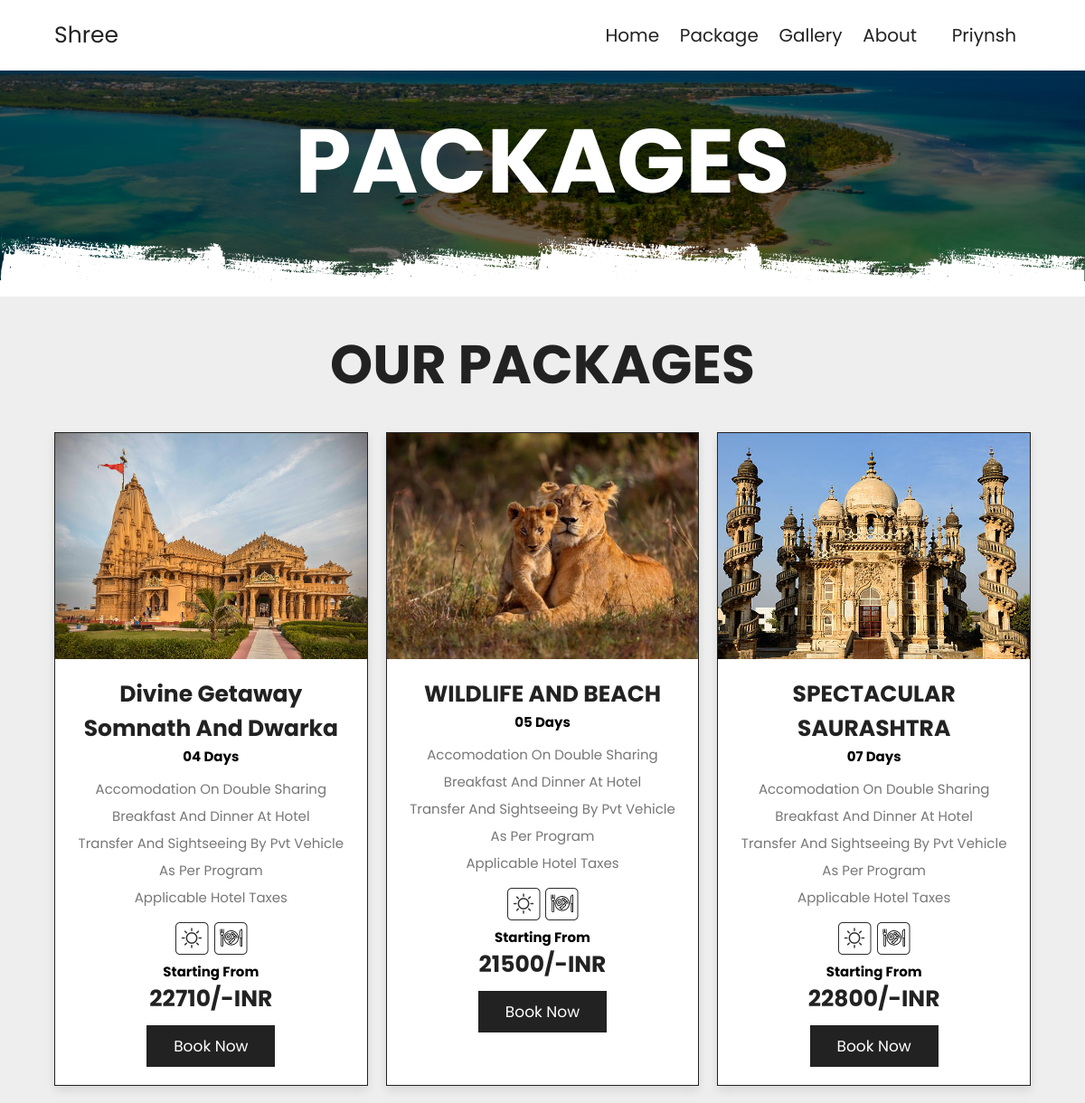
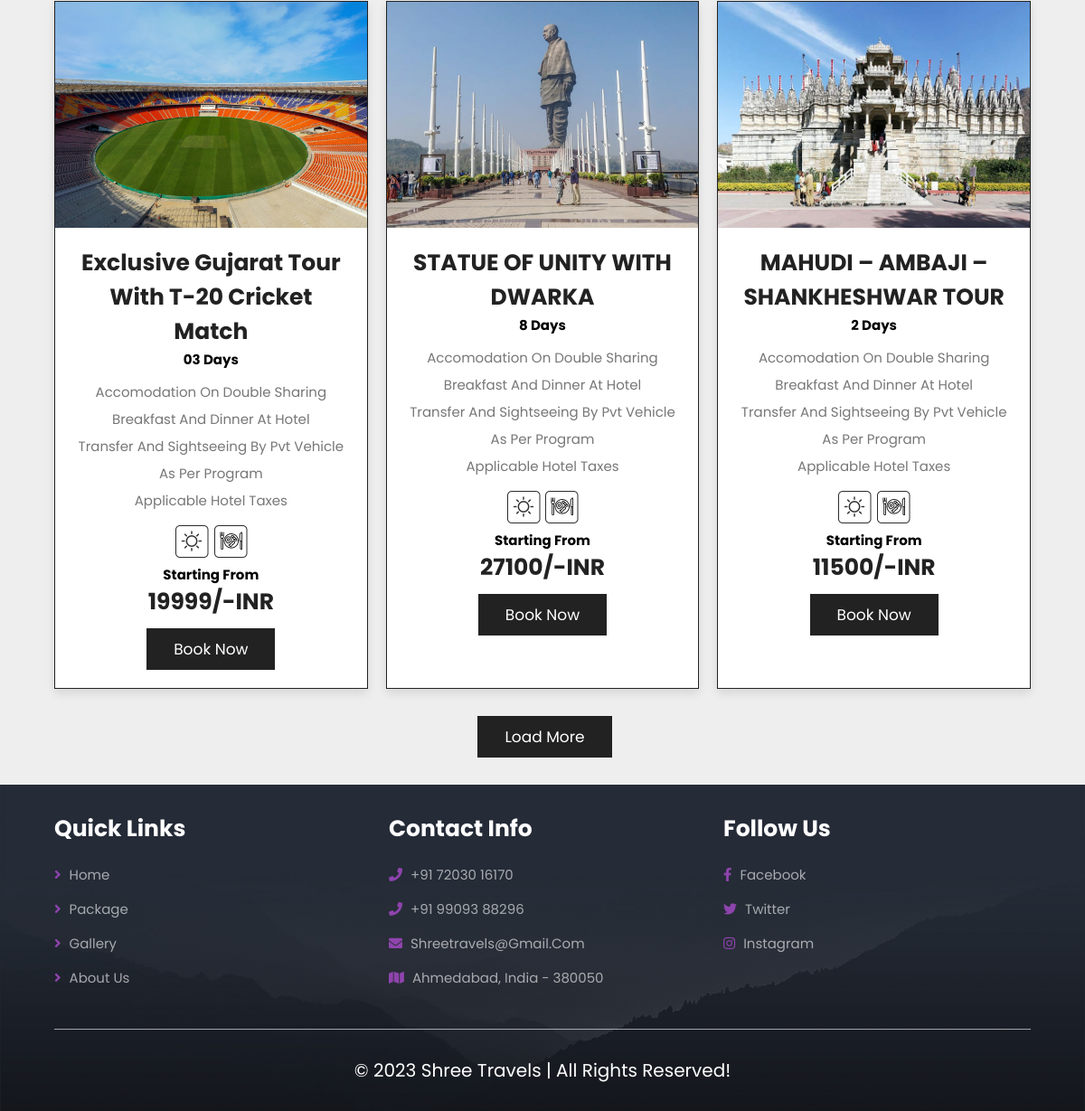
/packages/ (signed in), run on the app's committed database (2 pictures, top to bottom).
### home/models.py (models this page shows, shortened)
class Package(models.Model):
    ptitle = models.CharField( max_length=122,default="")
    pdays = models.CharField( max_length=122,default="")
    pdesc = RichTextField(default="")
    price = models.IntegerField(default=0)
    img = models.ImageField(upload_to='images',default="")
    acco = RichTextField(default="")
    meal = RichTextField(default="")
    inc = RichTextField(default="")

### home/views.py (the view)
# urls.py: path('packages/',views.package,name="package"),
def package(request):
    packages = Package.objects.all()
    return render(request,"package.html",{'packages':packages})

### templates/package.html
{% extends "base.html" %}
{% block content %}
<div class="heading" style="background:url(/static/images/header-bg-2.png) no-repeat">
    <h1>packages</h1>
 </div>
<section class="home-packages">
  <h1 class="heading-title">our packages</h1>
  <div class="box-container">
    {% for package in packages %}
    <div class="box">
      <div class="image">
        <img src="{{package.img.url}}" alt="" />
      </div>
      <div class="content">
        <h3>{{package.ptitle}}</h3>
        <h2>{{package.pdays}} days</h2>
        <p>Accomodation on double sharing <br> breakfast and dinner at hotel <br> Transfer and sightseeing by pvt vehicle as per program <br> Applicable hotel taxes</p>
        <a href=""><img src="/static/images/highlight.png" alt="" style="width: 40px" /></a>
        <a href=""><img src="/static/images/meal.png" alt="" style="width: 40px" /></a>
        <h1>Starting From</h1>
        <h3>{{package.price}}/-INR</h3>
        {% if user.is_authenticated %}
        <a href="{% url 'package_detail' package.id %}" class="btn">book now</a>
        {% else %}
        <a href="{% url 'signup' %}" class="btn" onclick="openPopup()">book now</a>
        {% endif %}
      </div>
    </div>
    {% endfor %}
  <div class="load-more">
    <a href="{% url 'package' %}" class="btn" id="">load more</a>
  </div>
</section>
{% endblock content %}

### templates/header.html (shortened to what this page needs)
{% load static %}
<!DOCTYPE html>
<html lang="en">
<head>
   <link rel="stylesheet" href="https://unpkg.com/swiper@7/swiper-bundle.min.css" />
   <link rel="stylesheet" href="https://cdnjs.cloudflare.com/ajax/libs/font-awesome/5.15.4/css/all.min.css" />
   <link rel="stylesheet" href="/static/css/style.css">
</head>
<body>
   <section class="header">
      <a href="{% url 'home' %}" class="logo">Shree</a>
      <nav class="navbar">
         <a href="{% url 'home' %}">home</a>
         <a href="{% url 'package' %}">package</a>
         <a href="{% url 'gallery' %}">Gallery</a>
         <a href="{% url 'about' %}">about</a>
         {% if user.is_authenticated %}
         <div class="dropdown">
            <a href="" class="dropbtn">{{request.user}}</a>
         </div>
         {% else %}
         <a href="{% url 'login' %}">Login</a>
         {% endif %}
      </nav>
   </section>

### static/css/style.css (style rules this page uses)
:root { --main-color: #8e44ad; --black: #222; --white: #fff; --light-black: #777; --light-white: #fff9; --dark-bg: rgba(0, 0, 0, 0.7); --light-bg: #eee; --border: 0.1rem solid var(--black); --box-shadow: 0 0.5rem 1rem rgba(0, 0, 0, 0.1); --text-shadow: 0 1.5rem 3rem rgba(0, 0, 0, 0.3); }
* { font-family: "Poppins", sans-serif; margin: 0; padding: 0; box-sizing: border-box; outline: none; border: none; text-decoration: none; text-transform: capitalize; }
html { font-size: 62.5%; overflow-x: hidden; }
section { padding: 5rem 10%; }
.heading { background-size: cover !important; background-position: center !important; padding-top: 10rem; padding-bottom: 15rem; display: flex; align-items: center; justify-content: center; height: 80px; }
.heading h1 { font-size: 10rem; text-transform: uppercase; color: var(--white); text-shadow: var(--text-shadow); }
.btn { display: inline-block; background: var(--black); margin-top: 1rem; color: var(--white); font-size: 1.7rem; padding: 1rem 3rem; cursor: pointer; }
.heading-title { text-align: center; margin-bottom: 3rem; font-size: 6rem; text-transform: uppercase; color: var(--black); }
.header { position: sticky; top: 0; left: 0; right: 0; z-index: 1000; background-color: var(--white); display: flex; padding-top: 2rem; padding-bottom: 2rem; box-shadow: var(--box-shadow); align-items: center; justify-content: space-between; }
.header .logo { font-size: 2.5rem; color: var(--black); }
.header .navbar a { font-size: 2rem; margin-left: 2rem; color: var(--black); }
.dropdown { position: relative; display: inline-block; }
.dropbtn { background-color: #fff; color: white; padding: 16px; font-size: 16px; border: none; }
.home-packages { background: var(--light-bg); }
.home-packages .box-container { display: grid; grid-template-columns: repeat(auto-fit, minmax(30rem, 1fr)); gap: 2rem; }
.home-packages .box-container .box { border: var(--border); box-shadow: var(--box-shadow); background: var(--white); }
.home-packages .box-container .box .image { height: 25rem; overflow: hidden; }
.home-packages .box-container .box .image img { height: 100%; width: 100%; object-fit: cover; transition: 0.2s linear; }
.home-packages .box-container .box .content { padding: 2rem; text-align: center; }
.home-packages .box-container .box .content h3 { font-size: 2.5rem; color: var(--black); }
.home-packages .box-container .box .content p { font-size: 1.5rem; color: var(--light-black); line-height: 2; padding: 1rem 0; }
.home-packages .load-more { margin: 0 auto; width: 313%; text-align: center; }
@media (max-width: 1200px) { section { padding: 3rem 5%; } }

### data on the page
Package: img (picture), ptitle "Divine Getaway Somnath And Dwarka", pdays "04", price "22710"
Package: img (picture), ptitle "WILDLIFE AND BEACH", pdays "05", price "21500"
Package: img (picture), ptitle "SPECTACULAR SAURASHTRA", pdays "07", price "22800"
Package: img (picture), ptitle "Exclusive Gujarat Tour With T-20 Cricket Match", pdays "03", price "19999"
Package: img (picture), ptitle "STATUE OF UNITY WITH DWARKA", pdays "8", price "27100"
Package: img (picture), ptitle "MAHUDI – AMBAJI – SHANKHESHWAR TOUR", pdays "2", price "11500"

### other printed values
{{ request.user }} "Priynsh"
